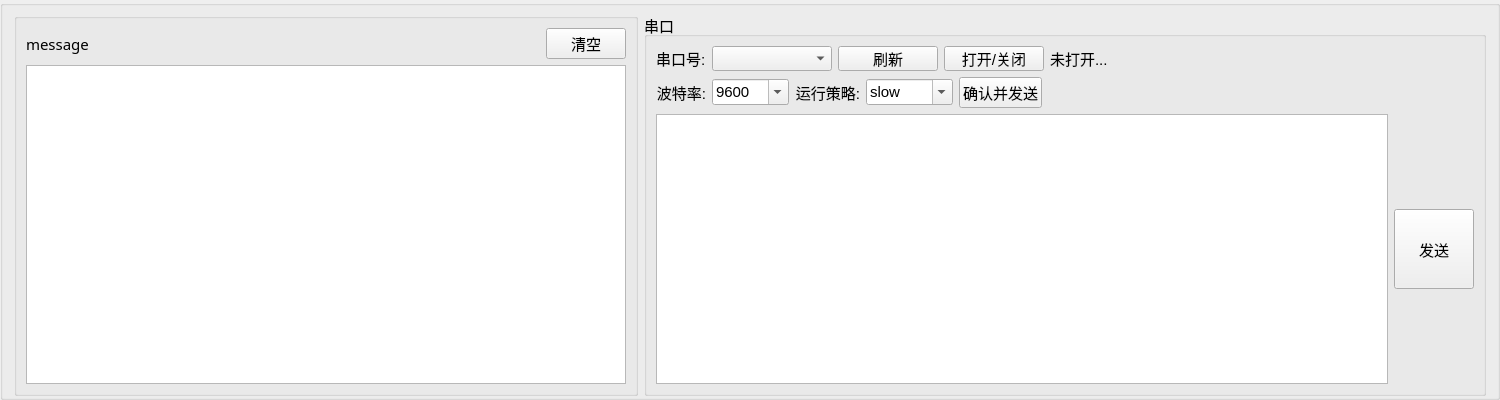
        <widget class="QGroupBox" name="groupBox_portAndMessage">
         <property name="sizePolicy">
          <sizepolicy hsizetype="Fixed" vsizetype="Minimum">
           <horstretch>0</horstretch>
           <verstretch>0</verstretch>
          </sizepolicy>
         </property>
         <property name="minimumSize">
          <size>
           <width>1500</width>
           <height>400</height>
          </size>
         </property>
         <property name="maximumSize">
          <size>
           <width>1500</width>
           <height>16777215</height>
          </size>
         </property>
         <layout class="QHBoxLayout" name="portAndMessage">
          <property name="topMargin">
           <number>7</number>
          </property>
          <property name="bottomMargin">
           <number>1</number>
          </property>
          <item>
           <widget class="QGroupBox" name="groupBox_message">
            <property name="sizePolicy">
             <sizepolicy hsizetype="Minimum" vsizetype="Expanding">
              <horstretch>0</horstretch>
              <verstretch>0</verstretch>
             </sizepolicy>
            </property>
            <layout class="QVBoxLayout" name="groupBox_portMessage">
             <item>
              <layout class="QHBoxLayout" name="horizontalLayout_6">
               <item>
                <widget class="QLabel" name="label_UI_message">
                 <property name="font">
                  <font>
                   <family>Agency FB</family>
                   <pointsize>11</pointsize>
                  </font>
                 </property>
                 <property name="text">
                  <string>message</string>
                 </property>
                </widget>
               </item>
               <item>
                <widget class="QPushButton" name="btn_clearMessage">
                 <property name="sizePolicy">
                  <sizepolicy hsizetype="Maximum" vsizetype="Fixed">
                   <horstretch>0</horstretch>
                   <verstretch>0</verstretch>
                  </sizepolicy>
                 </property>
                 <property name="font">
                  <font>
                   <pointsize>11</pointsize>
                  </font>
                 </property>
                 <property name="text">
                  <string>清空</string>
                 </property>
                </widget>
               </item>
              </layout>
             </item>
             <item>
              <widget class="QPlainTextEdit" name="plainTextEdit_SerialRX">
               <property name="sizePolicy">
                <sizepolicy hsizetype="Fixed" vsizetype="Expanding">
                 <horstretch>0</horstretch>
                 <verstretch>0</verstretch>
                </sizepolicy>
               </property>
               <property name="minimumSize">
                <size>
                 <width>600</width>
                 <height>0</height>
                </size>
               </property>
               <property name="font">
                <font>
                 <family>Microsoft YaHei UI</family>
                 <pointsize>11</pointsize>
                </font>
               </property>
               <property name="documentTitle">
                <string/>
               </property>
               <property name="readOnly">
                <bool>true</bool>
               </property>
               <property name="cursorWidth">
                <number>1</number>
               </property>
               <property name="maximumBlockCount">
                <number>5000</number>
               </property>
               <property name="centerOnScroll">
                <bool>true</bool>
               </property>
              </widget>
             </item>
            </layout>
           </widget>
          </item>
          <item>
           <widget class="QGroupBox" name="groupBox_serialPort">
            <property name="sizePolicy">
             <sizepolicy hsizetype="Minimum" vsizetype="Expanding">
              <horstretch>0</horstretch>
              <verstretch>0</verstretch>
             </sizepolicy>
            </property>
            <property name="font">
             <font>
              <pointsize>11</pointsize>
             </font>
            </property>
            <property name="title">
             <string>串口</string>
            </property>
            <layout class="QVBoxLayout" name="verticalLayout">
             <item>
              <layout class="QHBoxLayout" name="hLay_portIni">
               <item>
                <layout class="QHBoxLayout" name="hLay_port">
                 <item>
                  <widget class="QLabel" name="label_8">
                   <property name="text">
                    <string>串口号:</string>
                   </property>
                  </widget>
                 </item>
                 <item>
                  <widget class="QComboBox" name="comboBox_coms">
                   <property name="minimumSize">
                    <size>
                     <width>120</width>
                     <height>25</height>
                    </size>
                   </property>
                   <property name="maximumSize">
                    <size>
                     <width>120</width>
                     <height>25</height>
                    </size>
                   </property>
                  </widget>
                 </item>
                 <item>
                  <widget class="QPushButton" name="btn_portRefresh">
                   <property name="minimumSize">
                    <size>
                     <width>100</width>
                     <height>25</height>
                    </size>
                   </property>
                   <property name="maximumSize">
                    <size>
                     <width>100</width>
                     <height>25</height>
                    </size>
                   </property>
                   <property name="text">
                    <string>刷新</string>
                   </property>
                  </widget>
                 </item>
                 <item>
                  <widget class="QPushButton" name="btn_portOpen_close">
                   <property name="minimumSize">
                    <size>
                     <width>100</width>
                     <height>25</height>
                    </size>
                   </property>
                   <property name="maximumSize">
                    <size>
                     <width>100</width>
                     <height>25</height>
                    </size>
                   </property>
                   <property name="text">
                    <string>打开/关闭</string>
                   </property>
                  </widget>
                 </item>
                 <item>
                  <widget class="QLabel" name="label_portMessage">
                   <property name="sizePolicy">
                    <sizepolicy hsizetype="Maximum" vsizetype="Preferred">
                     <horstretch>0</horstretch>
                     <verstretch>0</verstretch>
                    </sizepolicy>
                   </property>
                   <property name="minimumSize">
                    <size>
                     <width>150</width>
                     <height>0</height>
                    </size>
                   </property>
                   <property name="text">
                    <string>未打开...</string>
                   </property>
                  </widget>
                 </item>
                </layout>
               </item>
               <item>
                <spacer name="horizontalSpacer_8">
                 <property name="orientation">
                  <enum>Qt::Horizontal</enum>
                 </property>
                 <property name="sizeType">
                  <enum>QSizePolicy::Expanding</enum>
                 </property>
                 <property name="sizeHint" stdset="0">
                  <size>
                   <width>450</width>
                   <height>20</height>
                  </size>
                 </property>
                </spacer>
               </item>
              </layout>
             </item>
             <item>
              <layout class="QHBoxLayout" name="hLay_baudRateAndStratagy">
               <item>
                <widget class="QLabel" name="label_baudRate">
                 <property name="enabled">
                  <bool>true</bool>
                 </property>
                 <property name="sizePolicy">
                  <sizepolicy hsizetype="Fixed" vsizetype="Preferred">
                   <horstretch>0</horstretch>
                   <verstretch>0</verstretch>
                  </sizepolicy>
                 </property>
                 <property name="text">
                  <string>波特率:</string>
                 </property>
                 <property name="alignment">
                  <set>Qt::AlignRight|Qt::AlignTrailing|Qt::AlignVCenter</set>
                 </property>
                </widget>
               </item>
               <item>
                <widget class="QComboBox" name="comboBox_baudRate">
                 <property name="editable">
                  <bool>true</bool>
                 </property>
                 <property name="currentText">
                  <string>9600</string>
                 </property>
                 <property name="currentIndex">
                  <number>0</number>
                 </property>
                 <item>
                  <property name="text">
                   <string>9600</string>
                  </property>
                 </item>
                 <item>
                  <property name="text">
                   <string>115200</string>
                  </property>
                 </item>
                </widget>
               </item>
               <item>
                <widget class="QLabel" name="label_baudRate_2">
                 <property name="enabled">
                  <bool>true</bool>
                 </property>
                 <property name="sizePolicy">
                  <sizepolicy hsizetype="Fixed" vsizetype="Preferred">
                   <horstretch>0</horstretch>
                   <verstretch>0</verstretch>
                  </sizepolicy>
                 </property>
                 <property name="text">
                  <string>运行策略:</string>
                 </property>
                 <property name="alignment">
                  <set>Qt::AlignRight|Qt::AlignTrailing|Qt::AlignVCenter</set>
                 </property>
                </widget>
               </item>
               <item>
                <widget class="QComboBox" name="comboBox_strategy">
                 <property name="editable">
                  <bool>true</bool>
                 </property>
                 <property name="currentText">
                  <string>slow</string>
                 </property>
                 <property name="currentIndex">
                  <number>0</number>
                 </property>
                 <item>
                  <property name="text">
                   <string>slow</string>
                  </property>
                 </item>
                 <item>
                  <property name="text">
                   <string>median</string>
                  </property>
                 </item>
                 <item>
                  <property name="text">
                   <string>fast</string>
                  </property>
                 </item>
                 <item>
                  <property name="text">
                   <string>ultra fast</string>
                  </property>
                 </item>
                </widget>
               </item>
               <item>
                <widget class="QPushButton" name="btn_stratagyConfirm">
                 <property name="text">
                  <string>确认并发送</string>
                 </property>
                </widget>
               </item>
               <item>
                <widget class="QLabel" name="label_inputState">
                 <property name="sizePolicy">
                  <sizepolicy hsizetype="Preferred" vsizetype="Preferred">
                   <horstretch>0</horstretch>
                   <verstretch>0</verstretch>
                  </sizepolicy>
                 </property>
                 <property name="text">
                  <string/>
                 </property>
                </widget>
               </item>
               <item>
                <spacer name="horizontalSpacer_9">
                 <property name="orientation">
                  <enum>Qt::Horizontal</enum>
                 </property>
                 <property name="sizeType">
                  <enum>QSizePolicy::Fixed</enum>
                 </property>
                 <property name="sizeHint" stdset="0">
                  <size>
                   <width>450</width>
                   <height>20</height>
                  </size>
                 </property>
                </spacer>
               </item>
              </layout>
             </item>
             <item>
              <layout class="QHBoxLayout" name="hLay_portWrite">
               <item>
                <widget class="QPlainTextEdit" name="plainTextEdit_portWrite">
                 <property name="sizePolicy">
                  <sizepolicy hsizetype="Minimum" vsizetype="Expanding">
                   <horstretch>0</horstretch>
                   <verstretch>0</verstretch>
                  </sizepolicy>
                 </property>
                 <property name="minimumSize">
                  <size>
                   <width>700</width>
                   <height>150</height>
                  </size>
                 </property>
                 <property name="font">
                  <font>
                   <family>Microsoft YaHei UI</family>
                   <pointsize>10</pointsize>
                  </font>
                 </property>
                </widget>
               </item>
               <item>
                <widget class="QPushButton" name="btn_portSend">
                 <property name="sizePolicy">
                  <sizepolicy hsizetype="Fixed" vsizetype="Fixed">
                   <horstretch>0</horstretch>
                   <verstretch>0</verstretch>
                  </sizepolicy>
                 </property>
                 <property name="minimumSize">
                  <size>
                   <width>80</width>
                   <height>80</height>
                  </size>
                 </property>
                 <property name="maximumSize">
                  <size>
                   <width>80</width>
                   <height>16777215</height>
                  </size>
                 </property>
                 <property name="text">
                  <string>发送</string>
                 </property>
                </widget>
               </item>
              </layout>
             </item>
            </layout>
           </widget>
          </item>
         </layout>
        </widget>
